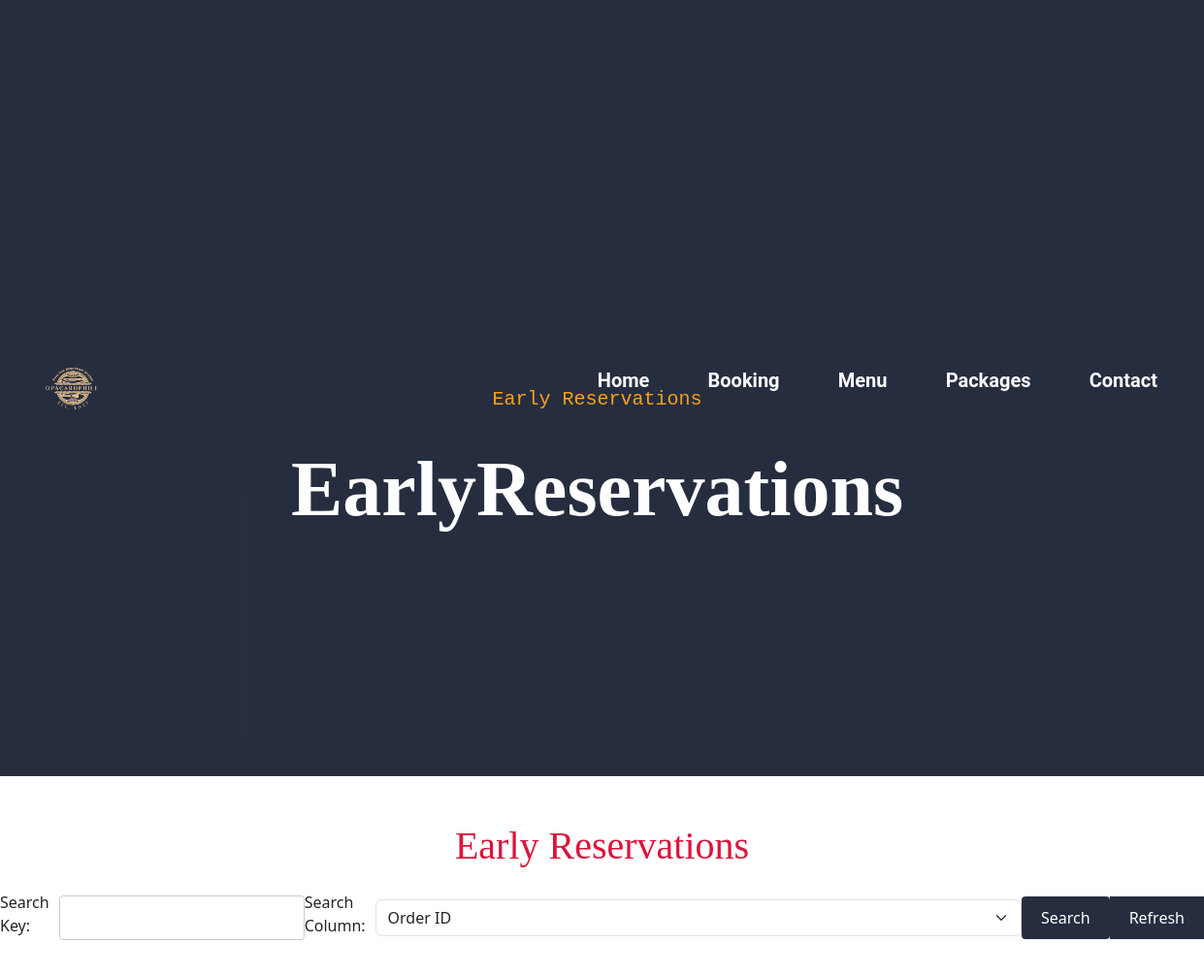
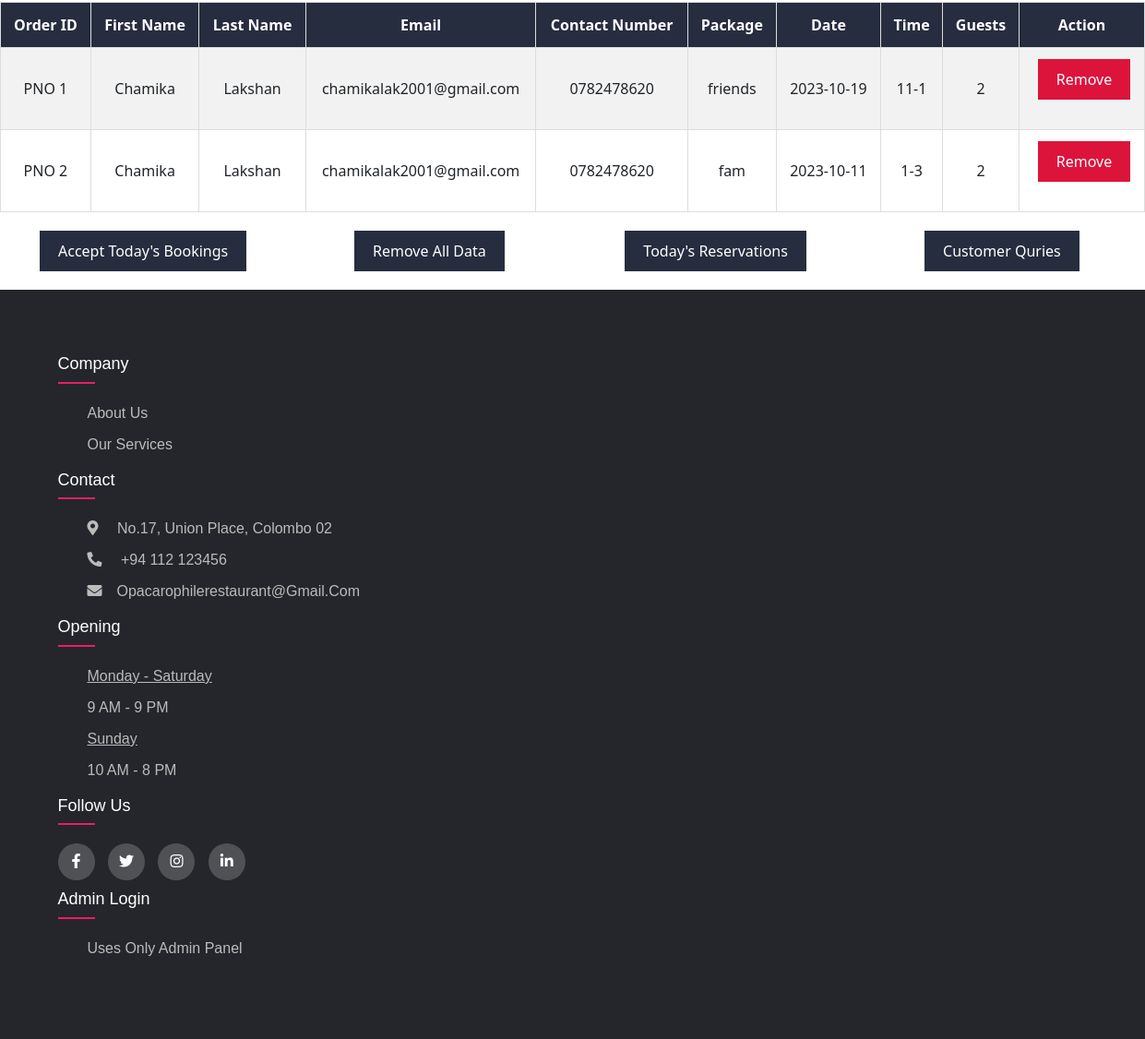
Page /fetch.php on the committed database (2 pictures, top to bottom).
### tables this page shows
CREATE TABLE `reservations` (
  `order_id` int(11) NOT NULL,
  `first_name` varchar(255) DEFAULT NULL,
  `last_name` varchar(255) DEFAULT NULL,
  `email` varchar(255) DEFAULT NULL,
  `contact_number` varchar(20) DEFAULT NULL,
  `package` varchar(50) DEFAULT NULL,
  `date` date DEFAULT NULL,
  `time` varchar(10) DEFAULT NULL,
  `guests` int(11) DEFAULT NULL
);

### fetch.php (the view, shortened to what this page needs)
<?php
function fetchDataFromDatabase()
{
    $servername = "localhost";
    $username = "root";
    $password = "";
    $dbname = "book";
    $conn = new mysqli($servername, $username, $password, $dbname);
    $sql = "SELECT * FROM reservations";
    $result = $conn->query($sql);
    $data = array();
    if ($result->num_rows > 0) {
        while ($row = $result->fetch_assoc()) {
            $data[] = $row;
        }
    }
    return $data;
}
$reservations = fetchDataFromDatabase();
?>
<!DOCTYPE html>
<html lang="en">
<head>
    <link rel="stylesheet" href="css/today.css">
    <link rel="stylesheet" href="https://stackpath.bootstrapcdn.com/bootstrap/5.3.0/css/bootstrap.min.css">
    <link rel="stylesheet" type="text/css"href="https://cdnjs.cloudflare.com/ajax/libs/font-awesome/5.15.1/css/all.min.css">
</head>
<body>
    <div class="wrappers">
        <div class="main-container">
            <div class="overlay"></div>
        </div>
        <div class="navbar">
            <img class="logo" src="images/logo.png">
            <ul>
                <li><a  href="index.php">Home</a></li>
                <li><a href="bookingnew.php">Booking</a></li>
                <li><a href="menu.php">Menu</a></li>
                <li><a href="packages.php">Packages</a></li>
                <li><a href="contact.php">Contact</a></li>
            </ul>
            <div class="al">
                <h4 class="ph4">Early Reservations</h4>
                <br>
                <h1>Early<span>Reservations</span></h1>
            </div>
        </div>
    </div>
    <br><br>
    <h1 class="mh1">Early Reservations</h1>
    <form  class="search-form" action="<?php echo $_SERVER['PHP_SELF']; ?>" method="post">
        <label class="form-label" for="search_key">Search Key:</label>
        <input class="form-input" type="text" name="search_key" id="search_key" required>
        <label class="form-label" for="search_column">Search Column:</label>
        <select class="form-select" name="search_column" id="search_column" required>
            <option value="order_id">Order ID</option>
        </select>
        <div class="button-container">
                    <button type="submit" name="search" class="searchb">Search</button>
                </form>
                <form class="refresh-form" action="<?php echo $_SERVER['PHP_SELF']; ?>" method="post">
                    <button type="submit" name="refresh">Refresh</button>
                </form>
    <?php if (!empty($reservations)) : ?>
        <div class="reservation-table">
            <table class="reservation-table" >
                <tr class="table-header">
                    <th>Order ID</th>
                    <th>First Name</th>
                    <th>Last Name</th>
                    <th>Email</th>
                    <th>Contact Number</th>
                    <th>Package</th>
                    <th>Date</th>
                    <th>Time</th>
                    <th>Guests</th>
                    <th>Action</th>
                </tr>
                <?php foreach ($reservations as $reservation) : ?>
                    <tr class="table-row">
                        <td>PNO <?php echo $reservation['order_id']; ?></td>
                        <td><?php echo $reservation['first_name']; ?></td>
                        <td><?php echo $reservation['last_name']; ?></td>
                        <td><?php echo $reservation['email']; ?></td>
                        <td><?php echo $reservation['contact_number']; ?></td>
                        <td><?php echo $reservation['package']; ?></td>
                        <td><?php echo $reservation['date']; ?></td>
                        <td><?php echo $reservation['time']; ?></td>
                        <td><?php echo $reservation['guests']; ?></td>
                        <td>
                            <form action="<?php echo $_SERVER['PHP_SELF']; ?>" method="post">
                                <button class="remove-btn" type="submit">Remove</button>
                            </form>
                        </td>
                    </tr>
                <?php endforeach; ?>
            </table>
        </div>
    <?php endif; ?>
    <div class="button-container">
        <form class="remove-all-form" action="<?php echo $_SERVER['PHP_SELF']; ?>" method="post">
            <button class="action-btn" type="submit" name="accept_today_booking">Accept Today's Bookings</button>
        </form>
        <form class="remove-all-form" action="<?php echo $_SERVER['PHP_SELF']; ?>" method="post">
            <button class="action-btn" type="submit" name="remove_all">Remove All Data</button>
        </form>
        <form class="today-reservations-form" method='post' action='today.php'>
            <button class="action-btn" type='submit' name='today_reservations'>Today's Reservations</button>
        </form>
        <form class="previous-reservations-form" method='post' action='contact_fetch.php'>
                <button type='submit' name='today_reservations'>Customer Quries</button>
        </form>
    </div>
    <footer class="footer">
        <div class="container">
            <div class="row">
                <div class="footer-col">
                    <h4>company</h4>
                    <ul>
                        <li><a href="aboutus.php">about us</a></li>
                        <li><a href="index.php#services">our services</a></li>
                    </ul>
                </div>
                <div class="footer-col">
                    <h4>Contact</h4>
                    <ul>
                    <li><a href="https://maps.app.goo.gl/sDskgv8TrvkfiXcEA"><i class="fa fa-map-marker-alt me-3"></i> No.17, Union Place, Colombo 02</a></li>
                        <li><a href="#"><i class="fa fa-phone-alt me-3"></i> +94 112 123456</a></li>
                        <li><a href="mailto:opacarophilerestaurant@gmail.com"><i class="fa fa-envelope me-3"></i>opacarophilerestaurant@gmail.com</a></li>
                    </ul>
                </div>
                <div class="footer-col">
                    <h4>Opening</h4>
                    <ul>
                        <li><a href="#"><u>Monday - Saturday</u></a></li>
                        <li><a href="#">9 AM - 9 PM</a></li>
                        <li><a href="#"><u>Sunday</u></a></li>
                        <li><a href="#">10 AM - 8 PM</a></li>
                    </ul>
                </div>
                <div class="footer-col">
                    <h4>follow us</h4>
                    <div class="social-links">
                        <a href="#"><i class="fab fa-facebook-f"></i></a>
                        <a href="#"><i class="fab fa-twitter"></i></a>
                        <a href="#"><i class="fab fa-instagram"></i></a>
                        <a href="#"><i class="fab fa-linkedin-in"></i></a>
                    </div>
                    <h4>Admin Login</h4>
                    <ul>
                        <li><a href="login.php">Uses Only Admin Panel</a></li>
                    </ul>
                </div>
            </div>
        </div>
    </footer>
</body>
</html>

### css/today.css (style rules this page uses)
* { margin: 0; padding: 0; }
body { overflow-x: hidden; margin-right: 0; }
.wrappers { width: 100%; height: 100vh; background-size: cover; display: flex; color: #fff; background-position: center; background-repeat: no-repeat; position: relative; }
.overlay { position: absolute; top: 0; left: 0; width: 100%; height: 100%; background-color: rgba(15, 23, 43, .9); z-index: 0; }
.navbar { position: absolute; height: 80px; width: 100%; top: 0; left: 0; padding: 10px 10px; align-items: center; width: 100%; height: 100vh; }
.navbar .logo { width: 150px; height: auto; padding: 0px 35px; }
.navbar ul { float: right; margin-right: 20px; }
.navbar ul li { list-style: none; margin: 0 8px; display: inline-block; line-height: 80px; }
.navbar ul li a { font-size: 20px; font-family: 'Roboto', sans-serif; color: white; padding: 6px 20px; text-decoration:none; font-weight:bold; transition:0.4s ease-in-out; }
.al { height: 100px; padding: 120px 300px; position: absolute; }
.ph4 { color: #fea116; font-family: 'Courier New', Courier, monospace; text-align: center; font-size: 20px; }
.al h1 { font-size: 80px; color: #fff; font-weight: 600; font-family: 'Lucida Sans', 'Lucida Sans Regular', 'Lucida Grande'; font-style: bold; }
.mh1 { text-align: center; font-family: comic sans-serif; color: crimson; }
form { margin-bottom: 20px; text-align: center; }
.search-form, .refresh-form, .remove-all-form, .previous-reservations-form, .today-reservations-form { display: flex; align-items: center; justify-content: center; text-align: left; }
label { margin-right: 10px; }
input, select, button { padding: 10px; margin-right: 10px; border: 1px solid #ccc; border-radius: 4px; }
.searchb { cursor: pointer; background-color: rgba(15, 23, 43, .9); color: #fff; border: none; border-radius: 4px; padding: 5px 20px; transition: background-color 0.3s; margin-bottom: 20px; }
button { cursor: pointer; background-color: rgba(15, 23, 43, .9); color: #fff; border: none; border-radius: 4px; padding: 10px 20px; transition: background-color 0.3s; }
.remove-btn { background-color: crimson; margin-left: 5px; }
.reservation-table { width: 100%; border-collapse: collapse; margin-top: 20px; align-items: center; }
.reservation-table th, .reservation-table td { padding: 12px; border: 1px solid #ddd; text-align: center; }
.reservation-table th { background-color: rgba(15, 23, 43, .9); color: #fff; }
.reservation-table tr:nth-child(even) { background-color: #f2f2f2; }
.reservation-table tr:nth-child(odd) { background-color: #ffffff; }
.button-container { display: flex; justify-content: space-between; margin-top: 20px; }
.remove-all-form, .previous-reservations-form, .today-reservations-form { flex: 1; }
.container { max-width: 1170px; margin:auto; font-family: 'Poppins', sans-serif; line-height: 1.5; }
.row { display: flex; flex-wrap: wrap; }
ul { list-style: none; }
.footer { background-color: #24262b; padding: 70px 0; }
.footer-col { width: 24%; padding: 0 5px; }
.footer-col h4 { font-size: 18px; color: #ffffff; text-transform: capitalize; margin-bottom: 30px; font-weight: 500; position: relative; }
.footer-col h4::before { content: ''; position: absolute; left:0; bottom: -10px; background-color: #e91e63; height: 2px; box-sizing: border-box; width: 40px; }
.footer-col ul li:not(:last-child) { margin-bottom: 10px; }
.footer-col ul li a { font-size: 16px; text-transform: capitalize; color: #ffffff; text-decoration: none; font-weight: 300; color: #bbbbbb; display: block; transition: all 0.3s ease; }
.footer-col .social-links a { display: inline-block; height: 40px; width: 40px; background-color: rgba(255,255,255,0.2); margin:0 10px 10px 0; text-align: center; line-height: 40px; border-radius: 50%; color: #ffffff; transition: all 0.5s ease; }

### rows in the picture
reservations: order_id "1", first_name "Chamika", last_name "Lakshan", email "chamikalak2001@gmail.com", contact_number "0782478620", package "friends", date "2023-10-19", time "11-1", guests "2"
reservations: order_id "2", first_name "Chamika", last_name "Lakshan", email "chamikalak2001@gmail.com", contact_number "0782478620", package "fam", date "2023-10-11", time "1-3", guests "2"
